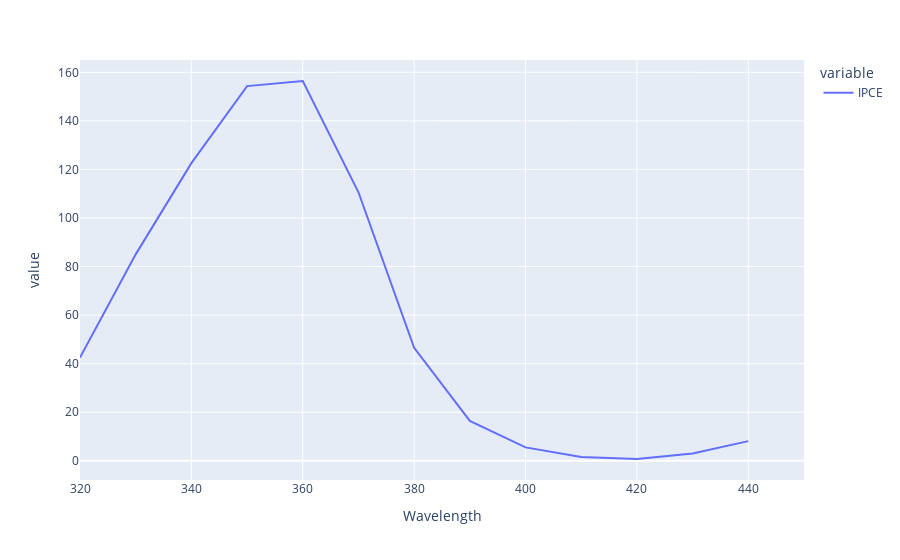

Notebook source saved alongside this figure:
### Code cell
IPCE_df = pd.DataFrame([])
df = df.dropna() 
for wavelength in df["Wavelength"].unique():
    mono_df = df.loc[df["Wavelength"] == wavelength]
    light_df = mono_df.loc[df.Shutter == 1, "Photocurrent"]
    light_df = light_df[10:-2]
    photocurrent = light_df.median() - mono_df[-100:-50]["Photocurrent"].median()
    new_row = pd.DataFrame({"Wavelength": wavelength, "Photocurrent": photocurrent}, index=[len(IPCE_df)])
    IPCE_df = pd.concat([IPCE_df, new_row])
px.line(IPCE_df, "Wavelength", ["Photocurrent"])
IPCE_df["K_diode"] = IPCE_df["Wavelength"].apply(p_diode)
IPCE_df["Мощность излучения, мкВт"] = calibration["Photocurrent"]/IPCE_df["K_diode"]
IPCE_df["IPCE"] = (IPCE_df["Photocurrent"]/7)*1240/IPCE_df["Wavelength"]/IPCE_df["Мощность излучения, мкВт"]*100
#IPCE_df
px.line(IPCE_df, "Wavelength", ["IPCE"])

### Figure 1 — Plotly figure (JSON) as saved in the notebook; plotly's stock layout.template omitted (floating-point values rounded to 4 significant figures)
{"data": [{"hovertemplate": "variable=IPCE<br>Wavelength=%{x}<br>value=%{y}<extra></extra>", "legendgroup": "IPCE", "line": {"color": "#636efa", "dash": "solid"}, "marker": {"symbol": "circle"}, "mode": "lines", "name": "IPCE", "orientation": "v", "showlegend": true, "type": "scatter", "x": [320, 330, 340, 350, 360, 370, 380, 390, 400, 410, 420, 430, 440, 450], "xaxis": "x", "y": [42.53, 85.01, 122.6, 154.3, 156.4, 110.6, 46.5, 16.38, 5.494, 1.511, 0.7168, 3.014, 8.077, null], "yaxis": "y"}], "layout": {"legend": {"title": {"text": "variable"}, "tracegroupgap": 0}, "margin": {"t": 60}, "xaxis": {"anchor": "y", "domain": [0, 1], "title": {"text": "Wavelength"}}, "yaxis": {"anchor": "x", "domain": [0, 1], "title": {"text": "value"}}}}
